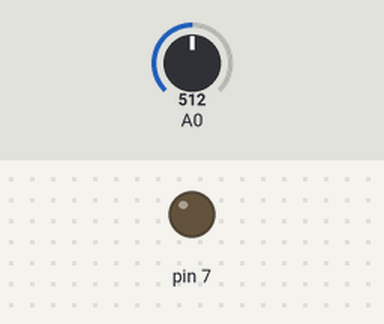
Simulated run of this sketch. Board: Arduino Uno, built with avr-gcc and run on an emulated ATmega328P. On the bench: output pins drawn as LEDs (lit = HIGH). The inputs (shaded band) are chosen by the test bench; at power-on: A0 = 512.

Above: at 1.2 s.
1.3 s: A0 set to 531
At 2.2 s:
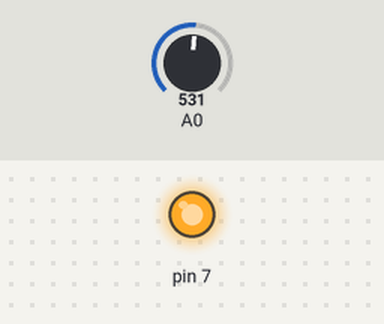
2.8 s: A0 set to 511
At 3.3 s:
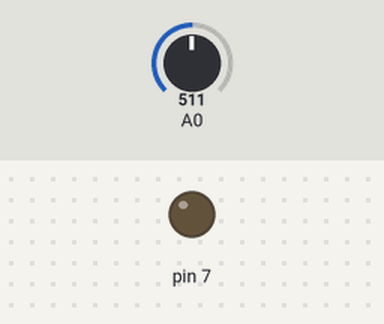
4.3 s: A0 set to 716
At 5.7 s:
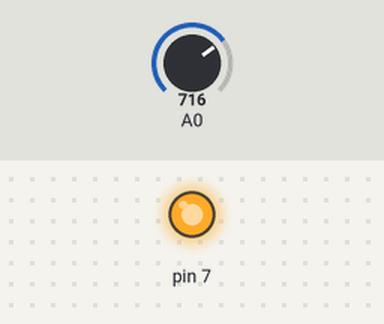
Timing chart, 0 to 7.3 s (numbered marks = the images above; inputs shaded):
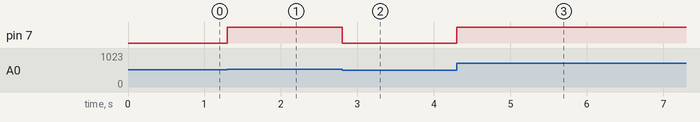

Measured:
- the behaviour switches between 512 and 513 on A0 (found by bisection; images 0 and 1)
- after the input at 1.3 s, pin 7: LOW → HIGH at once
- after the input at 2.8 s, pin 7: HIGH → LOW at once
- after the input at 4.3 s, pin 7: LOW → HIGH at once

The sketch:

potenciometro-led.ino
```cpp
void setup() {
  Serial.begin(9600);
  pinMode(7, OUTPUT);
}

void loop() {
  int potenciometro = analogRead(A0);
  if (potenciometro > 512) {
    digitalWrite(7, HIGH);
  } else {
    digitalWrite(7, LOW);
  }
}
```
